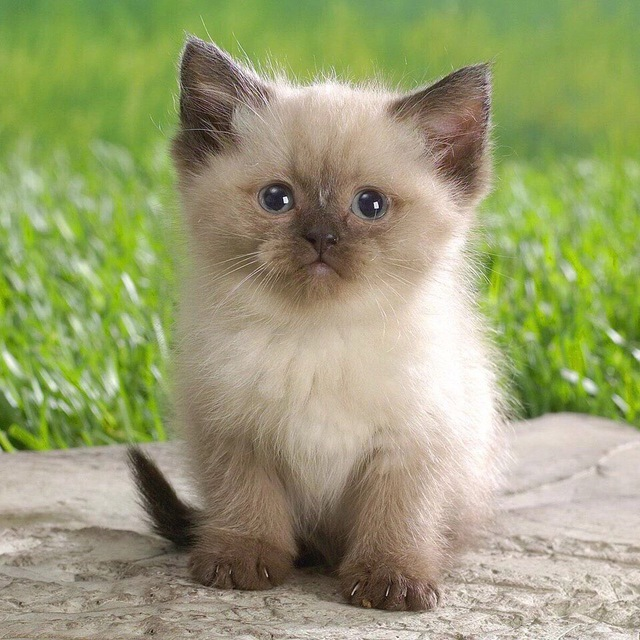
#> input picture practice 9/img/babuleh.jpg, 640 x 640 px
$ python 'task 4.py'
#> lines starting #> are read from the running program, lines starting #| are printed output that depends on the picture
from PIL import Image

img = Image.open('img/babuleh.jpg')
#> img is the input picture: PIL image 640x640 RGB; mean R, G, B 153.8, 158.2, 114.2
watermark = Image.open('watermark.png')
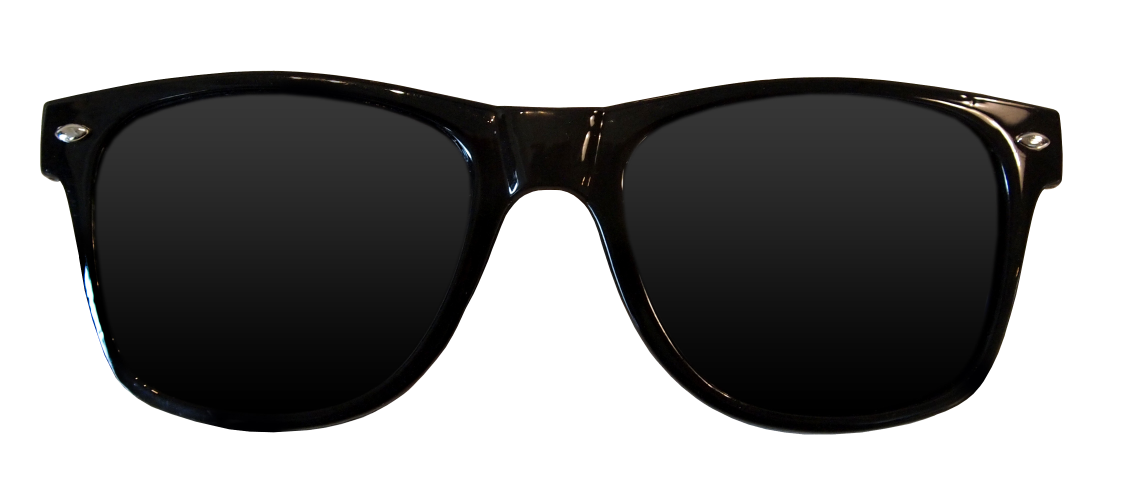
#> input picture practice 9/watermark.png, 3381 x 1494 px (shown at 1/3 size)
#> watermark is the input picture: PIL image 3381x1494 RGBA; mean R, G, B, A 142.4, 142.2, 141.9, 125.6

watermark = watermark.resize((260, 120))
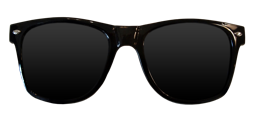
#> watermark: PIL image 260x120 RGBA; mean R, G, B, A 14.1, 13.7, 13.4, 125.6; transparent parts drawn white
img.paste(watermark, (195, 150), watermark)
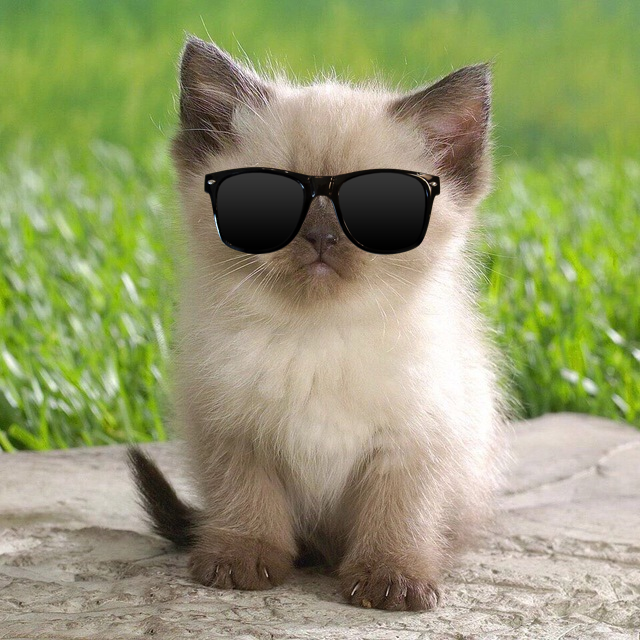
#> img: PIL image 640x640 RGB; mean R, G, B 149.5, 154.7, 111.3

img.save('img/babuleh watermark.jpg')

print("Изображение сохранено")
